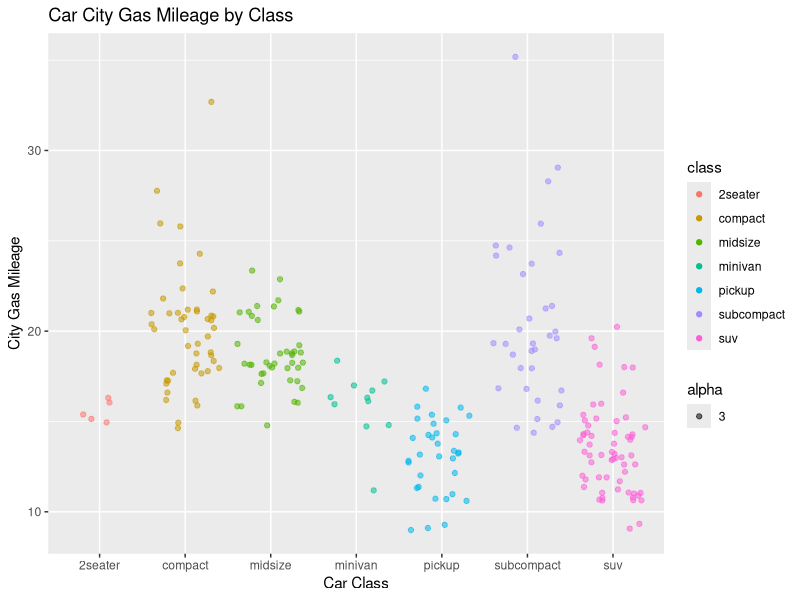

This figure's R source:
## ---- chunk 1
knitr::opts_chunk$set(echo = TRUE)
library(tidyverse)
## ---- chunk 2
ggplot(data = mpg, aes(x=class, y=cty))+
  geom_jitter(aes(color=class, alpha= 3, legend=FALSE))+
  labs(x= "Car Class", y="City Gas Mileage",
       title= "Car City Gas Mileage by Class")
